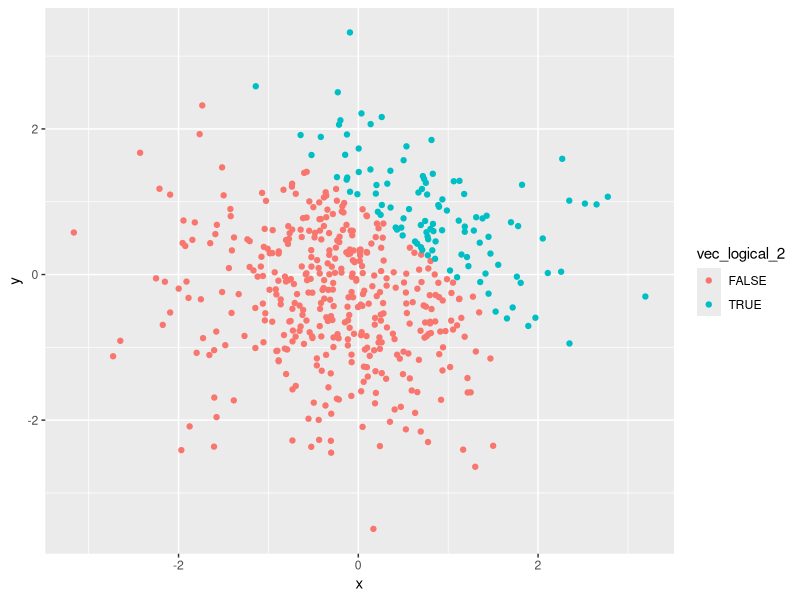
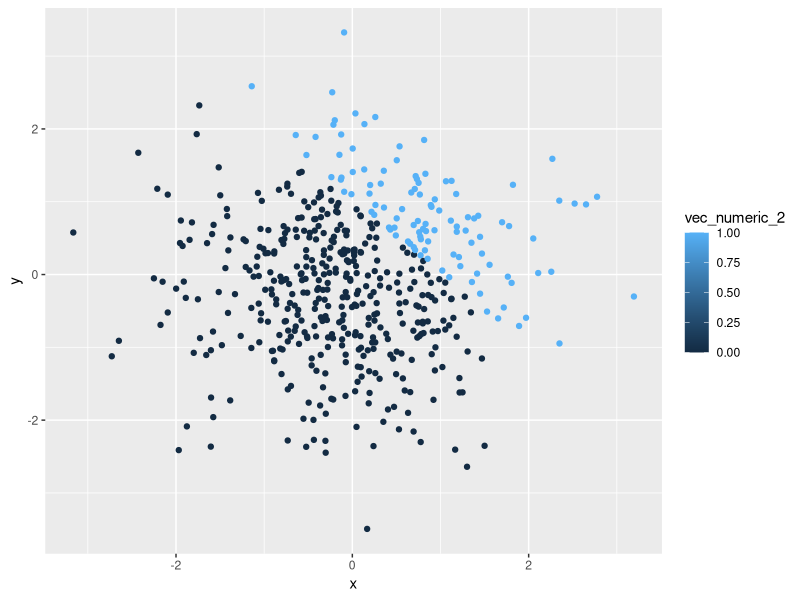
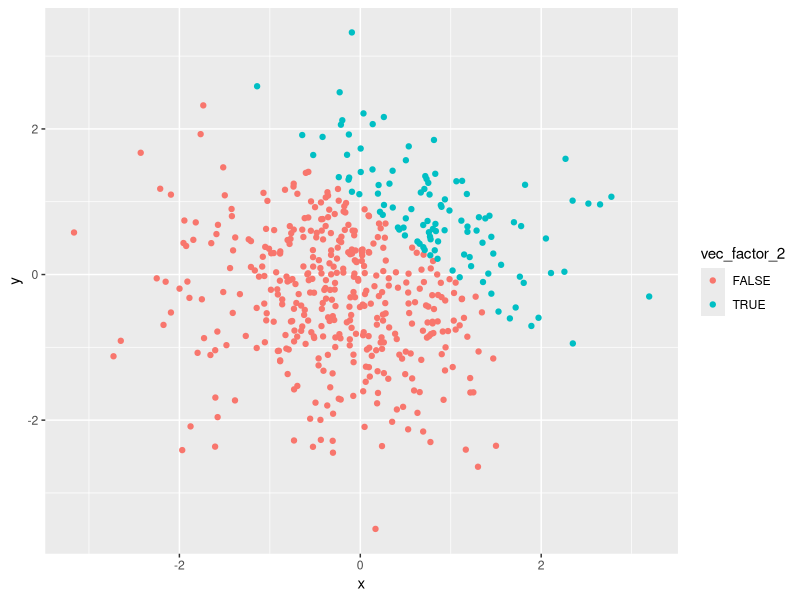
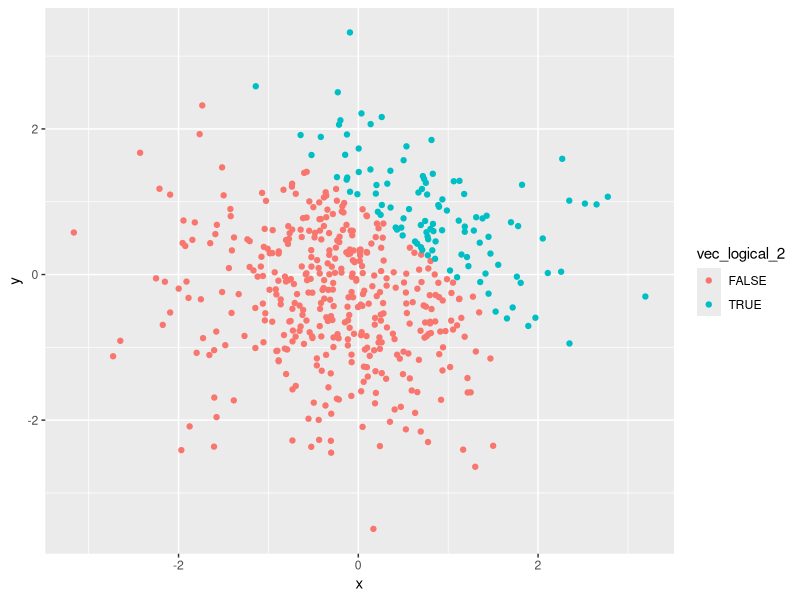

Generate these figures, in order, with R:
## ---- chunk 1
knitr::opts_chunk$set(echo = TRUE)
library(tidyverse)
## ---- chunk 2
library(tidyverse)

prob1_df = tibble(
  df_sample = rnorm(8),
  vec_logical = df_sample > 0,
  vec_char = c("today","is","monday","and","8","pm","in","hammer"),
  vec_factor = c("1","1","2","2", "3","3","3","3")
)

mean(pull(prob1_df, df_sample))
mean(pull(prob1_df, vec_logical))
mean(pull(prob1_df, vec_char))
mean(pull(prob1_df, vec_factor))

## ---- chunk 3
prob2_df = tibble  (
  x = rnorm (500),
  y = rnorm (500),
  vec_logical_2 = x + y > 1,
  vec_numeric_2 = as.numeric (vec_logical_2 ),
  vec_factor_2 = as.factor (vec_logical_2)
)
  
## ---- chunk 4
ggplot (prob2_df, aes(x = x, y = y, color= vec_logical_2) ) + geom_point()
ggsave("scatter_plot.pdf", height = 6, width = 6)
ggplot (prob2_df, aes(x = x, y = y, color= vec_numeric_2) ) + geom_point()
ggplot (prob2_df, aes(x = x, y = y, color= vec_factor_2) ) + geom_point()

